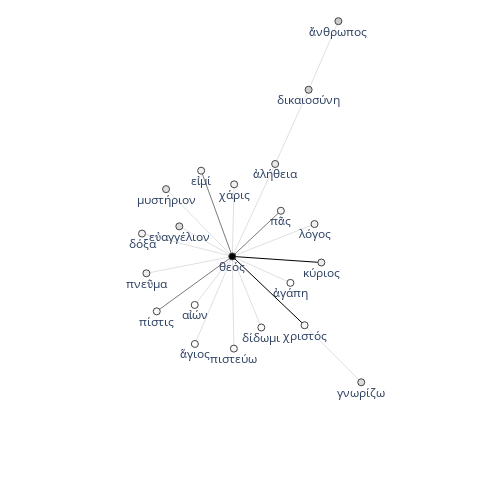

This figure's notebook cell:
### Code cell
G = authors_df[authors_df["author"].str.contains("Pauline ")]["dikaiosyne_G_sents"].tolist()[0]
fig = textnet.draw_2d_network(G)
fig.show()

### Figure 1 — Plotly figure (JSON) as saved in the notebook; plotly's stock layout.template omitted (floating-point values rounded to 4 significant figures)
{"data": [{"line": {"color": "#000000", "width": 1}, "mode": "lines", "type": "scatter", "x": [0.3595, -0.05797, null, -0.05797, 0.2809, null], "y": [-0.0811, -0.05382, null, -0.05382, -0.3621, null]}, {"line": {"color": "#404040", "width": 0.7}, "mode": "lines", "type": "scatter", "x": [0.1697, -0.05797, null, -0.2041, -0.05797, null, -0.05797, -0.4121, null], "y": [0.1507, -0.05382, null, 0.3303, -0.05382, null, -0.05382, -0.2998, null]}, {"line": {"color": "#C0C0C0", "width": 0.5}, "mode": "lines", "type": "scatter", "x": [0.4393, 0.2997, null, 0.5465, 0.2809, null, 0.3273, -0.05797, null, -0.04927, -0.05797, null, -0.3685, -0.05797, null, -0.4812, -0.05797, null, -0.4606, -0.05797, null, 0.2997, 0.1429, null, -0.3064, -0.05797, null, 0.1429, -0.05797, null, -0.05797, -0.2334, null, -0.05797, -0.05066, null, -0.05797, 0.07795, null, -0.05797, 0.2145, null, -0.05797, -0.2341, null], "y": [1, 0.6929, null, -0.6175, -0.3621, null, 0.09125, -0.05382, null, 0.2691, -0.05382, null, 0.2476, -0.05382, null, 0.04859, -0.05382, null, -0.1293, -0.05382, null, 0.6929, 0.3603, null, 0.08092, -0.05382, null, 0.3603, -0.05382, null, -0.05382, -0.4459, null, -0.05382, -0.4667, null, -0.05382, -0.3722, null, -0.05382, -0.1722, null, -0.05382, -0.2712, null]}, {"hoverinfo": "text", "hovertext": ["1", "1", "1", "1", "1", "1", "1", "1", "1", "1", "2", "1", "2", "17", "1", "1", "1", "1", "1", "2", "1"], "marker": {"color": [19, 15, 10, 11, 8, 10, 9, 14, 9, 11, 18, 15, 12, 51, 6, 5, 7, 6, 5, 7, 4], "colorbar": {"thickness": 15, "title": {"side": "right", "text": "degree"}, "xanchor": "left"}, "colorscale": [[0, "rgb(255,255,255)"], [0.125, "rgb(240,240,240)"], [0.25, "rgb(217,217,217)"], [0.375, "rgb(189,189,189)"], [0.5, "rgb(150,150,150)"], [0.625, "rgb(115,115,115)"], [0.75, "rgb(82,82,82)"], [0.875, "rgb(37,37,37)"], [1, "rgb(0,0,0)"]], "line": {"width": 1}, "showscale": false, "size": 7}, "mode": "markers+text", "text": ["ἄνθρωπος", "γνωρίζω", "λόγος", "κύριος", "πᾶς", "χάρις", "εἰμί", "μυστήριον", "δόξα", "πνεῦμα", "δικαιοσύνη", "εὐαγγέλιον", "ἀλήθεια", "θεός", "πίστις", "ἅγιος", "πιστεύω", "δίδωμι", "ἀγάπη", "χριστός", "αἰών"], "textposition": "bottom center", "type": "scatter", "x": [0.4393, 0.5465, 0.3273, 0.3595, 0.1697, -0.04927, -0.2041, -0.3685, -0.4812, -0.4606, 0.2997, -0.3064, 0.1429, -0.05797, -0.4121, -0.2334, -0.05066, 0.07795, 0.2145, 0.2809, -0.2341], "y": [1, -0.6175, 0.09125, -0.0811, 0.1507, 0.2691, 0.3303, 0.2476, 0.04859, -0.1293, 0.6929, 0.08092, 0.3603, -0.05382, -0.2998, -0.4459, -0.4667, -0.3722, -0.1722, -0.3621, -0.2712]}, {"hoverinfo": "text", "marker": {"opacity": 0}, "mode": "markers", "opacity": 0, "text": ["3", "21", "22", "59", "42", "33", "49", "22", "22", "18", "4", "18", "19", "40", "35", "21", "32", "19", "95", "19"], "type": "scatter", "x": [0.3695, 0.4137, 0.1347, 0.1508, 0.05584, -0.05362, -0.131, -0.2132, -0.2696, -0.2593, 0.2213, -0.1822, 0.04247, -0.235, -0.1457, -0.05432, 0.009988, 0.07824, 0.1115, -0.146], "y": [0.8464, -0.4898, 0.01871, -0.06746, 0.04842, 0.1077, 0.1382, 0.09691, -0.002616, -0.09157, 0.5266, 0.01355, 0.1533, -0.1768, -0.2498, -0.2602, -0.213, -0.113, -0.2079, -0.1625]}], "layout": {"autosize": false, "height": 500, "hovermode": "closest", "margin": {"b": 10, "l": 10, "r": 10, "t": 10}, "plot_bgcolor": "rgba(0,0,0,0)", "showlegend": false, "title": {"font": {"size": 16}}, "width": 500, "xaxis": {"range": [-1.1, 1.15], "showgrid": false, "showticklabels": false, "zeroline": false}, "yaxis": {"range": [-1.1, 1.05], "showgrid": false, "showticklabels": false, "zeroline": false}}}
